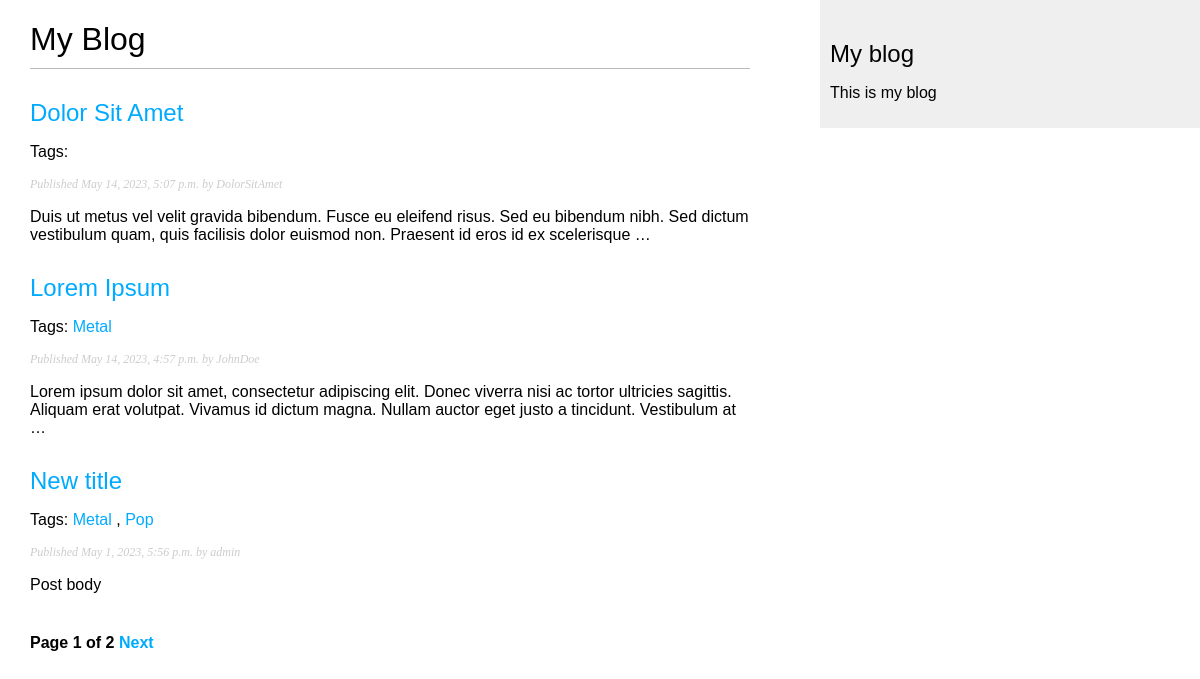
Screenshot of /blog/ with the database file from the repository.
### blog/models.py (models this page shows, shortened)
class Post(models.Model):
    class Status(models.TextChoices):
        DRAFT = 'DF', 'Draft'
        PUBLISHED = 'PB', 'Published'
    title = models.CharField(max_length=250)
    slug = models.SlugField(max_length=250, unique_for_date='publish')
    author = models.ForeignKey(User, on_delete=models.CASCADE, related_name='blog_post')
    body = models.TextField()
    publish = models.DateTimeField(default=timezone.now)
    created = models.DateTimeField(auto_now_add=True)
    updated = models.DateTimeField(auto_now=True)
    status = models.CharField(max_length=2, choices=Status.choices, default=Status.DRAFT)
    objects = models.Manager()  # менеджер, применяемый по умолчанию
    published = PublishedManager()  # конкретно-прикладной менеджер
    tags = TaggableManager()
    class Meta:
        ordering = ['-publish']
        indexes = [
            models.Index(fields=['-publish'])
        ]
    def get_absolute_url(self):
        return reverse('blog:post_detail', args=[self.publish.year,
                                                 self.publish.month,
                                                 self.publish.day,
                                                 self.slug])

### blog/views.py (the view)
# urls.py: path('', views.post_list, name='post_list'),
def post_list(request, tag_slug=None):
    post_list = Post.published.all()
    tag = None
    if tag_slug:
        tag = get_object_or_404(Tag, slug=tag_slug)
        post_list = post_list.filter(tags__in=[tag])
    paginator = Paginator(post_list, 3)
    page_number = request.GET.get('page', 1)
    try:
        posts = paginator.page(page_number)
    except PageNotAnInteger:
        """Если page_number не целое число, то выдать первую страницу"""
        posts = paginator.page(1)
    except EmptyPage:
        """Если page_number находится вне диапазона, то выдать последнюю страницу"""
        posts = paginator.page(paginator.num_pages)
    return render(request, 'blog/post/list.html', {'posts': posts, 'tag': tag})

### blog/models.py (called while the page is built)
    def get_queryset(self):
        return super().get_queryset().filter(status=Post.Status.PUBLISHED)

### blog/templates/blog/post/list.html (shortened to what this page needs)
{% extends 'blog/base.html' %}
{% block content %}
    <h1>My Blog</h1>
    {% for post in posts %}
        <h2>
            <a href="{{ post.get_absolute_url }}">
                {{ post.title }}
            </a>
        </h2>
        <p class="tags">
            Tags:
            {% for tag in post.tags.all %}
                <a href="{% url 'blog:post_list_by_tag' tag.slug %}">
                    {{ tag.name }}
                </a>
                {% if not forloop.last %}, {% endif %}
            {% endfor %}
        </p>
        <p class="date">
            Published {{ post.publish }} by {{ post.author }}
        </p>
        {{ post.body|truncatewords:30|linebreaks }}
    {% endfor %}
    {% include "pagination.html" with page=posts %}
{% endblock %}

### blog/templates/blog/base.html (shortened to what this page needs)
{% load static %}
<!DOCTYPE html>
<html lang="en">
<head>
    <link href="{% static 'css/blog.css' %}" rel="stylesheet">
</head>
<body>
    <div id="content">
        {% block content %}
        {% endblock %}
    </div>
    <div id="sidebar">
        <h2>My blog</h2>
        <p>This is my blog</p>
    </div>
</body>
</html>

### blog/templates/pagination.html (shortened to what this page needs)
<div class="pagination">
    <span class="step-links">
        <span class="current">
            Page {{ page.number }} of {{ page.paginator.num_pages }}
        </span>
        {% if page.has_next %}
            <a href="?page={{ page.next_page_number }}">Next</a>
        {% endif %}
    </span>
</div>

### blog/static/css/blog.css (style rules this page uses)
body { margin:0; padding:0; font-family:helvetica, sans-serif; }
a { color:#00abff; text-decoration:none; }
h1 { font-weight:normal; border-bottom:1px solid #bbb; padding:0 0 10px 0; }
h2 { font-weight:normal; margin:30px 0 0; }
#content { float:left; width:60%; padding:0 0 0 30px; }
#sidebar { float:right; width:30%; padding:10px; background:#efefef; height:100%; }
p.date { color:#ccc; font-family: georgia, serif; font-size: 12px; font-style: italic; }
.pagination { margin:40px 0; font-weight:bold; }

### rows the page displays
Post: title "Dolor Sit Amet", publish "May 14, 2023, 5:07 p.m.", author "DolorSitAmet", body "Duis ut metus vel velit gravida bibendum. Fusce eu eleifend risus. Sed eu bibendum nibh. Sed dictum vestibulum quam, quis facilisis dolor euismod non. Praesent id eros id ex scelerisque …"
Post: title "Lorem Ipsum", publish "May 14, 2023, 4:57 p.m.", author "JohnDoe", body "Lorem ipsum dolor sit amet, consectetur adipiscing elit. Donec viverra nisi ac tortor ultricies sagittis. Aliquam erat volutpat. Vivamus id dictum magna. Nullam auctor eget justo a tincidunt. Vestibulum at …"
Tag: name "Metal"
Post: title "New title", publish "May 1, 2023, 5:56 p.m.", author "admin", body "Post body"
Tag: name "Pop"

### other values shown
{{ page.number }} "1"
{{ page.paginator.num_pages }} "2"
